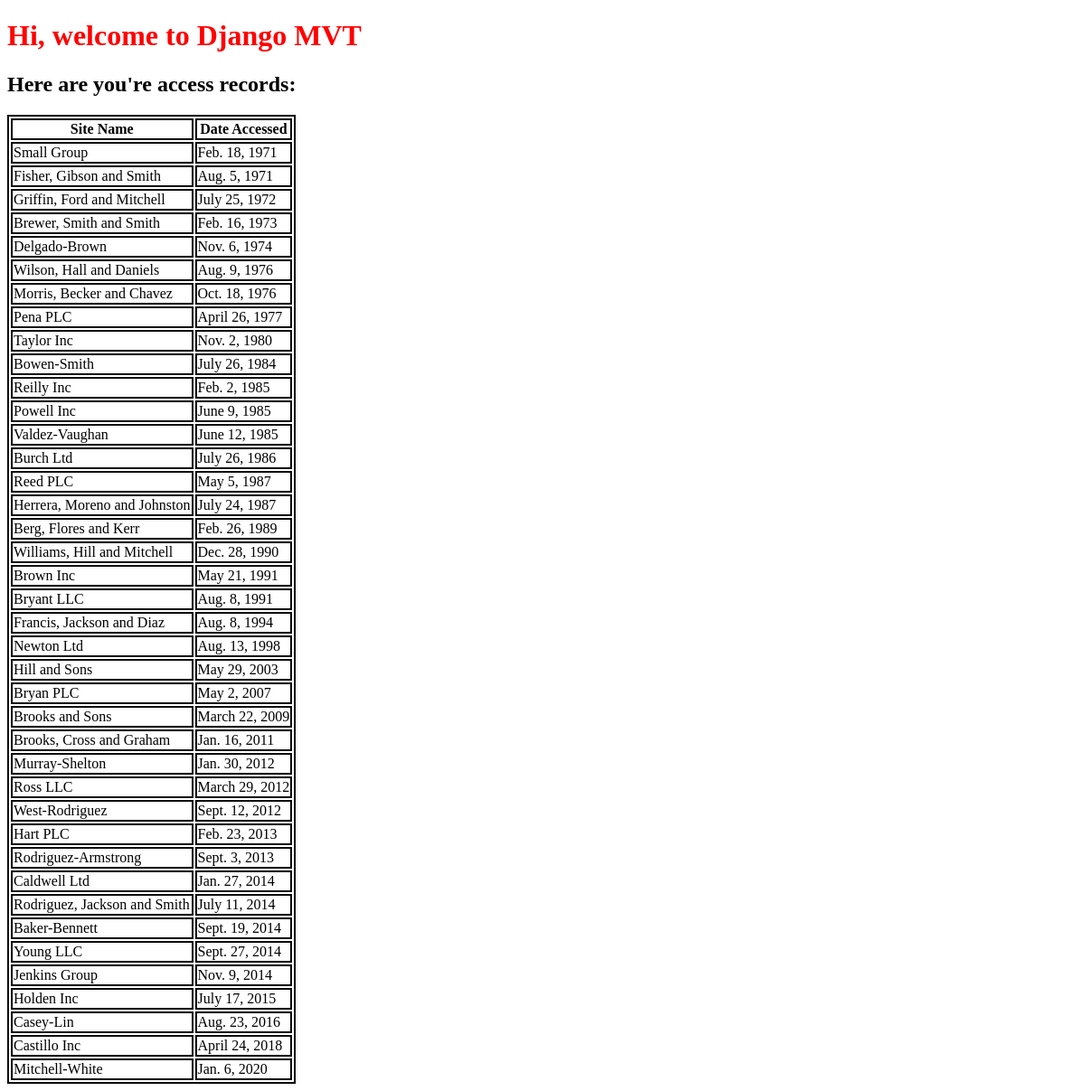
The app's page /, older data.
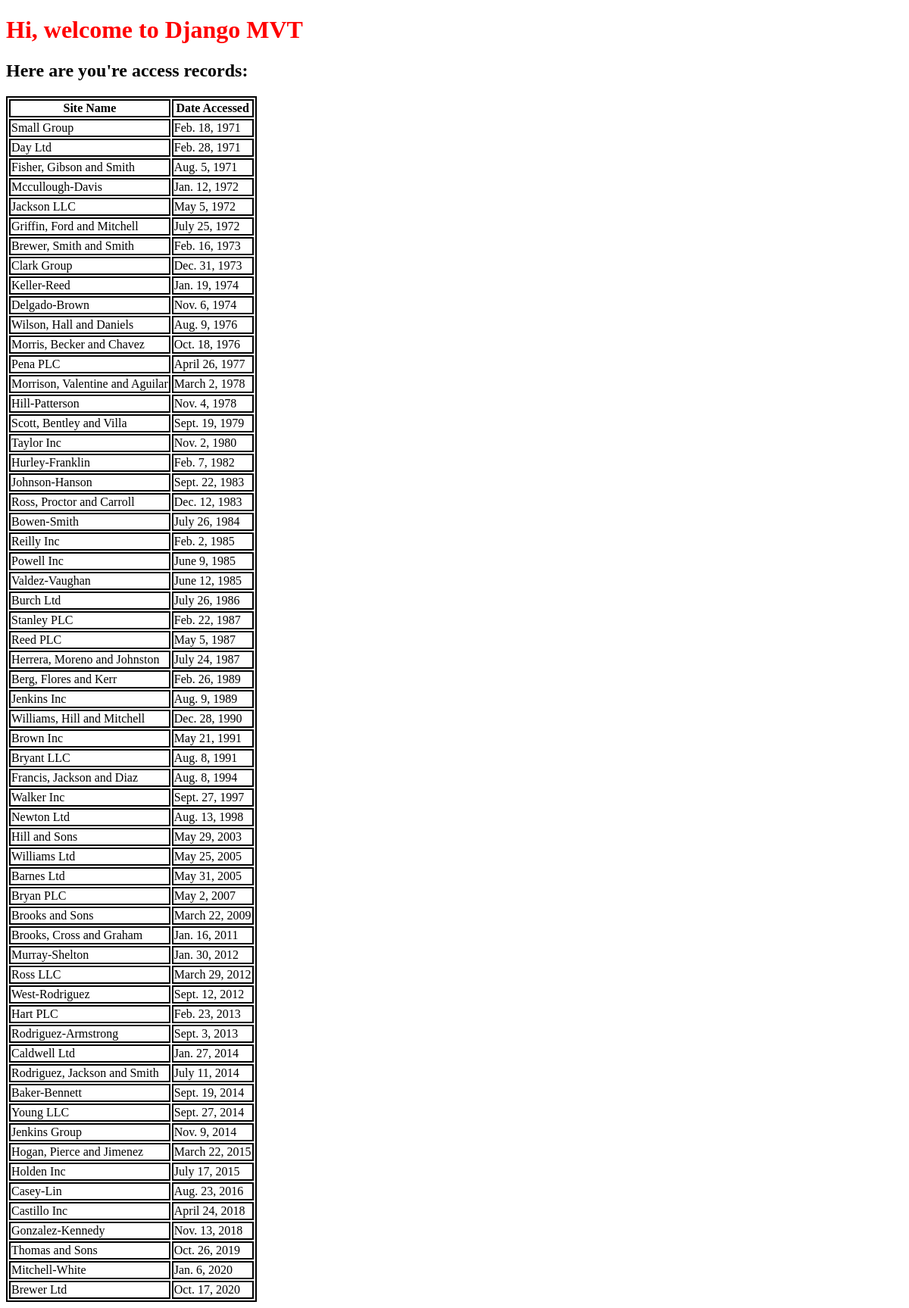
The same page, newer data.
### first_model_app/models.py (models this page shows, shortened)
class AccessRecord(models.Model):
    name = models.ForeignKey(Webpage, on_delete=models.CASCADE)
    date = models.DateField()

class Webpage(models.Model):
    topic = models.ForeignKey(Topic, on_delete=models.CASCADE)
    name = models.CharField(max_length=264, unique=True)
    url = models.URLField(unique=True)
    def __str__(self):
        return self.name

### first_model_app/views.py (the view)
# urls.py: path('', views.index, name='index')
def index(request):
    webpages_list = AccessRecord.objects.order_by('date')
    date_dictionary = {'access_records': webpages_list}
    return render(request, 'first_model_app/index.html', context=date_dictionary)

### templates/first_model_app/index.html (shortened to what this page needs)
<!DOCTYPE html>
{% load static %}
<html lang="en">
<head>
    <link rel="stylesheet", href="{% static "css/mystyle.css" %}">
</head>
<body>
    <h1>Hi, welcome to Django MVT</h1>
    <h2>Here are you're access records:</h2>
    <div class="djangotwo">
        {% if access_records %}
            <table>
                <thead>
                    <th>Site Name</th>
                    <th>Date Accessed</th>
                </thead>
                {% for acc in access_records %}
                <tr>
                    <td>{{ acc.name }}</td>
                    <td>{{ acc.date }}</td>
                </tr>
                {% endfor %}
            </table>
        {% else %}
        <p>NO ACCESS RECORDS FOUND</p>
        {% endif %}
    </div>
</body>
</html>

Row changes from the older to the newer data that the page shows:
added AccessRecord: name "Day Ltd", date "Feb. 28, 1971"
added AccessRecord: name "Mccullough-Davis", date "Jan. 12, 1972"
added AccessRecord: name "Jackson LLC", date "May 5, 1972"
added AccessRecord: name "Clark Group", date "Dec. 31, 1973"
added AccessRecord: name "Keller-Reed", date "Jan. 19, 1974"
added AccessRecord: name "Morrison, Valentine and Aguilar", date "March 2, 1978"
added AccessRecord: name "Hill-Patterson", date "Nov. 4, 1978"
added AccessRecord: name "Scott, Bentley and Villa", date "Sept. 19, 1979"
added AccessRecord: name "Hurley-Franklin", date "Feb. 7, 1982"
added AccessRecord: name "Johnson-Hanson", date "Sept. 22, 1983"
added AccessRecord: name "Ross, Proctor and Carroll", date "Dec. 12, 1983"
added AccessRecord: name "Stanley PLC", date "Feb. 22, 1987"
added AccessRecord: name "Jenkins Inc", date "Aug. 9, 1989"
added AccessRecord: name "Walker Inc", date "Sept. 27, 1997"
added AccessRecord: name "Williams Ltd", date "May 25, 2005"
added AccessRecord: name "Barnes Ltd", date "May 31, 2005"
added AccessRecord: name "Hogan, Pierce and Jimenez", date "March 22, 2015"
added AccessRecord: name "Gonzalez-Kennedy", date "Nov. 13, 2018"
added AccessRecord: name "Thomas and Sons", date "Oct. 26, 2019"
added AccessRecord: name "Brewer Ltd", date "Oct. 17, 2020"
